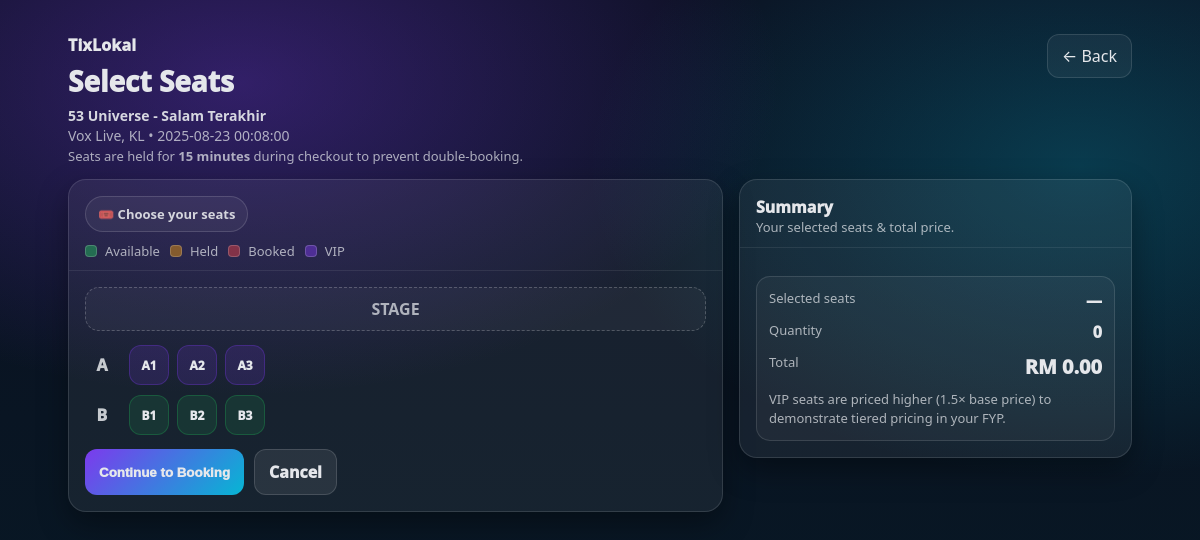
The page /select_seat.php?id=1 (signed in) on the database its author committed.
### tables this page shows
CREATE TABLE `concerts` (
  `id` int(11) NOT NULL,
  `artist` varchar(100) DEFAULT NULL,
  `venue` varchar(100) DEFAULT NULL,
  `event_date` datetime DEFAULT NULL,
  `price` decimal(10,2) DEFAULT NULL,
  `capacity` int(11) DEFAULT 100,
  `description` text DEFAULT NULL,
  `spotify_url` varchar(255) DEFAULT NULL,
  `image_url` varchar(255) DEFAULT NULL
);

CREATE TABLE `concert_seats` (
  `id` int(11) NOT NULL,
  `concert_id` int(11) NOT NULL,
  `seat_code` varchar(10) NOT NULL,
  `seat_type` enum('VIP','REGULAR') DEFAULT 'REGULAR',
  `seat_price` decimal(10,2) NOT NULL,
  `status` enum('available','held','booked') DEFAULT 'available',
  `hold_until` datetime DEFAULT NULL,
  `held_by_user_id` int(11) DEFAULT NULL
);

### select_seat.php (the view, shortened to what this page needs)
<?php
include 'config.php';
$user_id = (int)$_SESSION['user_id'];
$concert_id = isset($_GET['id']) ? intval($_GET['id']) : 0;
$cres = mysqli_query($conn, "SELECT * FROM concerts WHERE id=$concert_id");
$concert = mysqli_fetch_assoc($cres);
$res = mysqli_query($conn, "SELECT * FROM concert_seats WHERE concert_id=$concert_id ORDER BY seat_code ASC");
$seats = [];
while($row = mysqli_fetch_assoc($res)) $seats[] = $row;
$rows = [];
foreach ($seats as $s) {
  $r = strtoupper(substr($s['seat_code'], 0, 1));
  if (!isset($rows[$r])) $rows[$r] = [];
  $rows[$r][] = $s;
}
$title = $concert['artist'] ?? 'Select Seats';
$venue = $concert['venue'] ?? '';
$event_date = $concert['event_date'] ?? '';
?>
<!DOCTYPE html>
<html lang="en">
<head>
</head>
<body>
<div class="wrap">
  <div class="top">
    <div>
      <div class="brand">TixLokal</div>
      <div class="h1">Select Seats</div>
      <div class="sub">
        <div style="font-weight:900;color:rgba(229,231,235,.92)"><?php echo htmlspecialchars($title); ?></div>
        <div><?php echo htmlspecialchars($venue); ?> • <?php echo htmlspecialchars($event_date); ?></div>
        <div class="hint">Seats are held for <b>15 minutes</b> during checkout to prevent double-booking.</div>
      </div>
    </div>
    <a class="back" href="concert_details.php?id=<?php echo (int)$concert_id; ?>">← Back</a>
  </div>
  <div class="grid">
    <div class="card">
      <div class="card-h">
        <span class="pill">🎟️ Choose your seats</span>
        <div class="legend">
          <span class="key"><span class="dot av"></span> Available</span>
          <span class="key"><span class="dot held"></span> Held</span>
          <span class="key"><span class="dot book"></span> Booked</span>
          <span class="key"><span class="dot" style="background:rgba(124,58,237,.45)"></span> VIP</span>
        </div>
      </div>
      <div class="card-b">
        <div class="stage">STAGE</div>
        <form method="POST" id="seatForm">
          <?php foreach ($rows as $r => $list): ?>
            <div class="seatRow">
              <div class="rowLabel"><?php echo htmlspecialchars($r); ?></div>
              <div class="seats">
                <?php foreach ($list as $s):
                  $status = $s['status'];
                  $held_by = (int)($s['held_by_user_id'] ?? 0);
                  $isMine = ($status === 'held' && $held_by === $user_id);
                  $cls = ($status === 'booked') ? 'booked' : (($status === 'held' && !$isMine) ? 'held' : 'av');
                  $vip = ($s['seat_type'] === 'VIP') ? 'vip' : '';
                  $titleTip = $s['seat_code']." • ".$s['seat_type']." • RM ".number_format((float)$s['seat_price'],2);
                ?>
                  <label class="seat <?php echo $cls.' '.$vip; ?>" title="<?php echo htmlspecialchars($titleTip); ?>">
                    <?php echo htmlspecialchars($s['seat_code']); ?>
                  </label>
                <?php endforeach; ?>
              </div>
            </div>
          <?php endforeach; ?>
          <div class="btnRow">
            <button class="btn btnPrimary" type="submit" name="continue">Continue to Booking</button>
            <a class="btn" href="concert_details.php?id=<?php echo (int)$concert_id; ?>">Cancel</a>
          </div>
        </form>
      </div>
    </div>
    <div class="card">
      <div class="card-h">
        <div style="font-weight:950;font-size:16px;">Summary</div>
        <div class="hint">Your selected seats & total price.</div>
      </div>
      <div class="card-b">
        <div class="sum">
          <div class="kv"><div class="k">Selected seats</div><div class="v" id="selSeats">—</div></div>
          <div class="kv"><div class="k">Quantity</div><div class="v" id="selQty">0</div></div>
          <div class="kv"><div class="k">Total</div><div class="v price">RM <span id="selTotal">0.00</span></div></div>
          <div class="hint">VIP seats are priced higher (1.5× base price) to demonstrate tiered pricing in your FYP.</div>
        </div>
      </div>
    </div>
  </div>
</div>
</body>
</html>

### select_seat.php (style rules this page uses)
:root { --bg1:#0b1020; --bg2:#071a26; --glass:rgba(255,255,255,.06); --border:rgba(255,255,255,.12); --text:#e5e7eb; --muted:rgba(229,231,235,.72); --p1:#7c3aed; --p2:#06b6d4; --ok:#22c55e; --warn:#f59e0b; --bad:#ef4444; }
* { box-sizing:border-box }
body { margin:0;font-family:system-ui,-apple-system,Segoe UI,Roboto,Arial; color:var(--text); background: radial-gradient(900px 520px at 20% 10%, rgba(124,58,237,.35), transparent 60%), radial-gradient(820px 520px at 90% 20%, rgba(6,182,212,.25), transparent 60%), linear-gradient(180deg, var(--bg1), var(--bg2)); min-height:100vh; }
a { color:inherit }
.wrap { max-width:1100px;margin:34px auto;padding:0 18px; }
.top { display:flex;justify-content:space-between;align-items:flex-start;gap:14px;flex-wrap:wrap; margin-bottom:14px; }
.brand { font-weight:950;letter-spacing:.2px }
.h1 { font-size:28px;font-weight:950;margin:6px 0 0 }
.sub { color:var(--muted);margin-top:6px;font-size:14px;line-height:1.45 }
.back { display:inline-flex;align-items:center;gap:10px; padding:10px 14px;border-radius:12px; text-decoration:none;border:1px solid var(--border); background:rgba(255,255,255,.05); }
.grid { display:grid;grid-template-columns:1.25fr .75fr;gap:16px;align-items:start; }
.card { border:1px solid var(--border); background:var(--glass); border-radius:18px; box-shadow:0 12px 30px rgba(0,0,0,.35); overflow:hidden; }
.card-h { padding:16px 16px 10px;border-bottom:1px solid rgba(255,255,255,.08) }
.card-b { padding:16px }
.pill { display:inline-flex;align-items:center;gap:8px; padding:8px 12px;border-radius:999px; border:1px solid rgba(255,255,255,.14); background:rgba(255,255,255,.05); font-size:13px;font-weight:800;color:rgba(229,231,235,.9); }
.legend { display:flex;gap:10px;flex-wrap:wrap;margin-top:10px }
.key { display:inline-flex;align-items:center;gap:8px;font-size:13px;color:var(--muted) }
.dot { width:12px;height:12px;border-radius:4px;border:1px solid rgba(255,255,255,.18) }
.dot.av { background:rgba(34,197,94,.45) }
.dot.held { background:rgba(245,158,11,.45) }
.dot.book { background:rgba(239,68,68,.45) }
.stage { border:1px dashed rgba(255,255,255,.22); background:rgba(255,255,255,.04); border-radius:14px; padding:10px 12px; text-align:center; color:var(--muted); font-weight:900; margin-bottom:14px; }
.seatRow { display:flex;gap:10px;align-items:center;margin:10px 0 }
.rowLabel { width:34px;flex:0 0 auto; color:rgba(229,231,235,.85); font-weight:950; text-align:center; }
.seats { display:flex;flex-wrap:wrap;gap:8px }
.seat { width:40px;height:40px;border-radius:12px; border:1px solid rgba(255,255,255,.14); background:rgba(255,255,255,.05); display:grid;place-items:center; font-weight:950;font-size:12px; cursor:pointer; user-select:none; transition:.15s transform, .15s filter; position:relative; }
.seat.av { background:rgba(34,197,94,.12);border-color:rgba(34,197,94,.25) }
.seat.vip.av { background:rgba(124,58,237,.16);border-color:rgba(124,58,237,.30) }
.hint { color:var(--muted);font-size:13px;line-height:1.45 }
.btnRow { display:flex;gap:10px;flex-wrap:wrap;margin-top:14px }
.btn { appearance:none;border:none;cursor:pointer; padding:11px 14px;border-radius:12px; font-weight:950;color:var(--text); background:rgba(255,255,255,.08); border:1px solid rgba(255,255,255,.14); text-decoration:none;display:inline-flex;align-items:center;gap:10px; }
.btnPrimary { background:linear-gradient(135deg,var(--p1),var(--p2));border:0 }
.sum { display:grid;gap:10px; border:1px solid rgba(255,255,255,.12); background:rgba(255,255,255,.04); border-radius:14px; padding:12px; margin-top:12px; }
.kv { display:flex;justify-content:space-between;gap:10px }
.k { color:var(--muted);font-size:13px }
.v { font-weight:950 }
.price { font-size:20px }

### rows shown on the page
concerts: artist "53 Universe - Salam Terakhir", venue "Vox Live, KL", event_date "2025-08-23 00:08:00"
concert_seats: seat_code "A1"
concert_seats: seat_code "A2"
concert_seats: seat_code "A3"
concert_seats: seat_code "B", seat_code "B3"
concert_seats: seat_code "B1"
concert_seats: seat_code "B2"

### other values the page prints
$r "A"
